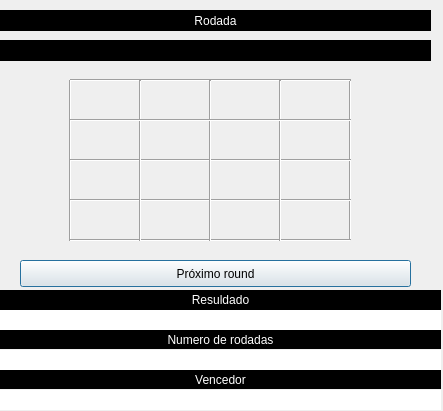
<?xml version="1.0" encoding="UTF-8"?>
<ui version="4.0">
 <class>Dialog</class>
 <widget class="QDialog" name="Dialog">
  <property name="geometry">
   <rect>
    <x>0</x>
    <y>0</y>
    <width>443</width>
    <height>411</height>
   </rect>
  </property>
  <property name="windowTitle">
   <string>Dialog</string>
  </property>
  <widget class="QLabel" name="label_2">
   <property name="geometry">
    <rect>
     <x>0</x>
     <y>290</y>
     <width>441</width>
     <height>20</height>
    </rect>
   </property>
   <property name="styleSheet">
    <string notr="true">background-color: rgb(0, 0, 0);
color: rgb(255, 255, 255);</string>
   </property>
   <property name="frameShadow">
    <enum>QFrame::Sunken</enum>
   </property>
   <property name="text">
    <string>Resuldado</string>
   </property>
   <property name="alignment">
    <set>Qt::AlignCenter</set>
   </property>
  </widget>
  <widget class="QLabel" name="labelResultado">
   <property name="geometry">
    <rect>
     <x>0</x>
     <y>310</y>
     <width>441</width>
     <height>21</height>
    </rect>
   </property>
   <property name="styleSheet">
    <string notr="true">background-color: rgb(255, 255, 255);
color: rgb(0, 0, 0);</string>
   </property>
   <property name="text">
    <string/>
   </property>
   <property name="textFormat">
    <enum>Qt::PlainText</enum>
   </property>
   <property name="alignment">
    <set>Qt::AlignCenter</set>
   </property>
  </widget>
  <widget class="QLabel" name="label_4">
   <property name="geometry">
    <rect>
     <x>0</x>
     <y>330</y>
     <width>441</width>
     <height>19</height>
    </rect>
   </property>
   <property name="styleSheet">
    <string notr="true">background-color: rgb(0, 0, 0);
color: rgb(255, 255, 255);</string>
   </property>
   <property name="text">
    <string>Numero de rodadas</string>
   </property>
   <property name="alignment">
    <set>Qt::AlignCenter</set>
   </property>
  </widget>
  <widget class="QLabel" name="labelNumeroRodadas">
   <property name="geometry">
    <rect>
     <x>0</x>
     <y>350</y>
     <width>441</width>
     <height>20</height>
    </rect>
   </property>
   <property name="styleSheet">
    <string notr="true">background-color: rgb(255, 255, 255);
color: rgb(0, 0, 0);</string>
   </property>
   <property name="text">
    <string/>
   </property>
   <property name="alignment">
    <set>Qt::AlignCenter</set>
   </property>
  </widget>
  <widget class="QPushButton" name="btnProximoRound">
   <property name="geometry">
    <rect>
     <x>20</x>
     <y>260</y>
     <width>391</width>
     <height>27</height>
    </rect>
   </property>
   <property name="text">
    <string>Próximo round</string>
   </property>
  </widget>
  <widget class="Line" name="line">
   <property name="geometry">
    <rect>
     <x>60</x>
     <y>80</y>
     <width>20</width>
     <height>161</height>
    </rect>
   </property>
   <property name="orientation">
    <enum>Qt::Vertical</enum>
   </property>
  </widget>
  <widget class="Line" name="line_2">
   <property name="geometry">
    <rect>
     <x>340</x>
     <y>80</y>
     <width>20</width>
     <height>161</height>
    </rect>
   </property>
   <property name="orientation">
    <enum>Qt::Vertical</enum>
   </property>
  </widget>
  <widget class="Line" name="line_3">
   <property name="geometry">
    <rect>
     <x>70</x>
     <y>230</y>
     <width>281</width>
     <height>20</height>
    </rect>
   </property>
   <property name="orientation">
    <enum>Qt::Horizontal</enum>
   </property>
  </widget>
  <widget class="Line" name="line_4">
   <property name="geometry">
    <rect>
     <x>70</x>
     <y>70</y>
     <width>281</width>
     <height>20</height>
    </rect>
   </property>
   <property name="orientation">
    <enum>Qt::Horizontal</enum>
   </property>
  </widget>
  <widget class="Line" name="line_5">
   <property name="geometry">
    <rect>
     <x>70</x>
     <y>150</y>
     <width>281</width>
     <height>20</height>
    </rect>
   </property>
   <property name="orientation">
    <enum>Qt::Horizontal</enum>
   </property>
  </widget>
  <widget class="Line" name="line_6">
   <property name="geometry">
    <rect>
     <x>70</x>
     <y>190</y>
     <width>281</width>
     <height>20</height>
    </rect>
   </property>
   <property name="orientation">
    <enum>Qt::Horizontal</enum>
   </property>
  </widget>
  <widget class="Line" name="line_7">
   <property name="geometry">
    <rect>
     <x>130</x>
     <y>80</y>
     <width>20</width>
     <height>161</height>
    </rect>
   </property>
   <property name="orientation">
    <enum>Qt::Vertical</enum>
   </property>
  </widget>
  <widget class="Line" name="line_8">
   <property name="geometry">
    <rect>
     <x>200</x>
     <y>80</y>
     <width>20</width>
     <height>161</height>
    </rect>
   </property>
   <property name="orientation">
    <enum>Qt::Vertical</enum>
   </property>
  </widget>
  <widget class="Line" name="line_9">
   <property name="geometry">
    <rect>
     <x>270</x>
     <y>80</y>
     <width>20</width>
     <height>161</height>
    </rect>
   </property>
   <property name="orientation">
    <enum>Qt::Vertical</enum>
   </property>
  </widget>
  <widget class="Line" name="line_10">
   <property name="geometry">
    <rect>
     <x>70</x>
     <y>110</y>
     <width>281</width>
     <height>20</height>
    </rect>
   </property>
   <property name="orientation">
    <enum>Qt::Horizontal</enum>
   </property>
  </widget>
  <widget class="QLabel" name="label1x1">
   <property name="geometry">
    <rect>
     <x>80</x>
     <y>90</y>
     <width>51</width>
     <height>19</height>
    </rect>
   </property>
   <property name="text">
    <string/>
   </property>
  </widget>
  <widget class="QLabel" name="label2x1">
   <property name="geometry">
    <rect>
     <x>80</x>
     <y>130</y>
     <width>51</width>
     <height>19</height>
    </rect>
   </property>
   <property name="text">
    <string/>
   </property>
  </widget>
  <widget class="QLabel" name="label3x1">
   <property name="geometry">
    <rect>
     <x>80</x>
     <y>170</y>
     <width>51</width>
     <height>19</height>
    </rect>
   </property>
   <property name="text">
    <string/>
   </property>
  </widget>
  <widget class="QLabel" name="label4x1">
   <property name="geometry">
    <rect>
     <x>80</x>
     <y>210</y>
     <width>51</width>
     <height>19</height>
    </rect>
   </property>
   <property name="text">
    <string/>
   </property>
  </widget>
  <widget class="QLabel" name="label3x2">
   <property name="geometry">
    <rect>
     <x>150</x>
     <y>170</y>
     <width>51</width>
     <height>19</height>
    </rect>
   </property>
   <property name="text">
    <string/>
   </property>
  </widget>
  <widget class="QLabel" name="label4x2">
   <property name="geometry">
    <rect>
     <x>150</x>
     <y>210</y>
     <width>51</width>
     <height>19</height>
    </rect>
   </property>
   <property name="text">
    <string/>
   </property>
  </widget>
  <widget class="QLabel" name="label2x2">
   <property name="geometry">
    <rect>
     <x>150</x>
     <y>130</y>
     <width>51</width>
     <height>19</height>
    </rect>
   </property>
   <property name="text">
    <string/>
   </property>
  </widget>
  <widget class="QLabel" name="label1x2">
   <property name="geometry">
    <rect>
     <x>150</x>
     <y>90</y>
     <width>51</width>
     <height>19</height>
    </rect>
   </property>
   <property name="text">
    <string/>
   </property>
  </widget>
  <widget class="QLabel" name="label1x3">
   <property name="geometry">
    <rect>
     <x>220</x>
     <y>90</y>
     <width>51</width>
     <height>19</height>
    </rect>
   </property>
   <property name="text">
    <string/>
   </property>
  </widget>
  <widget class="QLabel" name="labelt2x3">
   <property name="geometry">
    <rect>
     <x>220</x>
     <y>130</y>
     <width>51</width>
     <height>19</height>
    </rect>
   </property>
   <property name="text">
    <string/>
   </property>
  </widget>
  <widget class="QLabel" name="label3x3">
   <property name="geometry">
    <rect>
     <x>220</x>
     <y>170</y>
     <width>51</width>
     <height>19</height>
    </rect>
   </property>
   <property name="text">
    <string/>
   </property>
  </widget>
  <widget class="QLabel" name="label4x3">
   <property name="geometry">
    <rect>
     <x>220</x>
     <y>210</y>
     <width>51</width>
     <height>19</height>
    </rect>
   </property>
   <property name="text">
    <string/>
   </property>
  </widget>
  <widget class="QLabel" name="label1x4">
   <property name="geometry">
    <rect>
     <x>290</x>
     <y>90</y>
     <width>51</width>
     <height>19</height>
    </rect>
   </property>
   <property name="text">
    <string/>
   </property>
  </widget>
  <widget class="QLabel" name="label2x4">
   <property name="geometry">
    <rect>
     <x>290</x>
     <y>130</y>
     <width>51</width>
     <height>19</height>
    </rect>
   </property>
   <property name="text">
    <string/>
   </property>
  </widget>
  <widget class="QLabel" name="label3x4">
   <property name="geometry">
    <rect>
     <x>290</x>
     <y>170</y>
     <width>51</width>
     <height>19</height>
    </rect>
   </property>
   <property name="text">
    <string/>
   </property>
  </widget>
  <widget class="QLabel" name="label4x4">
   <property name="geometry">
    <rect>
     <x>290</x>
     <y>210</y>
     <width>51</width>
     <height>19</height>
    </rect>
   </property>
   <property name="text">
    <string/>
   </property>
  </widget>
  <widget class="QLabel" name="label_21">
   <property name="geometry">
    <rect>
     <x>0</x>
     <y>10</y>
     <width>431</width>
     <height>21</height>
    </rect>
   </property>
   <property name="styleSheet">
    <string notr="true">background-color: rgb(0, 0, 0);
color: rgb(255, 255, 255);</string>
   </property>
   <property name="text">
    <string>Rodada</string>
   </property>
   <property name="textFormat">
    <enum>Qt::PlainText</enum>
   </property>
   <property name="alignment">
    <set>Qt::AlignCenter</set>
   </property>
  </widget>
  <widget class="QLabel" name="labelRodada">
   <property name="geometry">
    <rect>
     <x>0</x>
     <y>40</y>
     <width>431</width>
     <height>21</height>
    </rect>
   </property>
   <property name="styleSheet">
    <string notr="true">background-color: rgb(0, 0, 0);
color: rgb(255, 255, 255);</string>
   </property>
   <property name="text">
    <string/>
   </property>
   <property name="textFormat">
    <enum>Qt::PlainText</enum>
   </property>
   <property name="alignment">
    <set>Qt::AlignCenter</set>
   </property>
  </widget>
  <widget class="QLabel" name="label_23">
   <property name="geometry">
    <rect>
     <x>0</x>
     <y>370</y>
     <width>441</width>
     <height>19</height>
    </rect>
   </property>
   <property name="styleSheet">
    <string notr="true">background-color: rgb(0, 0, 0);
color: rgb(255, 255, 255);</string>
   </property>
   <property name="text">
    <string>Vencedor</string>
   </property>
   <property name="alignment">
    <set>Qt::AlignCenter</set>
   </property>
  </widget>
  <widget class="QLabel" name="labelVencedor">
   <property name="geometry">
    <rect>
     <x>0</x>
     <y>390</y>
     <width>441</width>
     <height>20</height>
    </rect>
   </property>
   <property name="styleSheet">
    <string notr="true">background-color: rgb(255, 255, 255);
color: rgb(0, 0, 0);</string>
   </property>
   <property name="text">
    <string/>
   </property>
   <property name="alignment">
    <set>Qt::AlignCenter</set>
   </property>
  </widget>
 </widget>
 <resources/>
 <connections/>
</ui>
